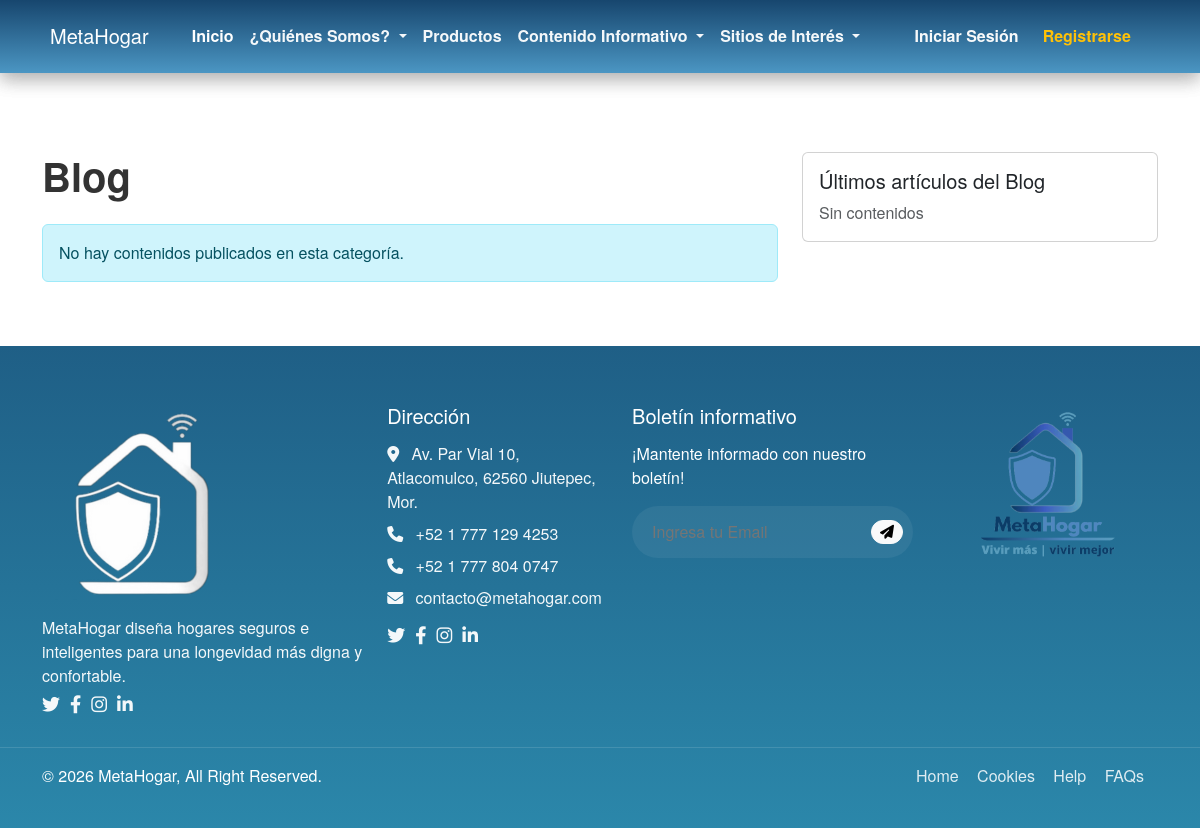
The app's page /public/blog.php, older data.
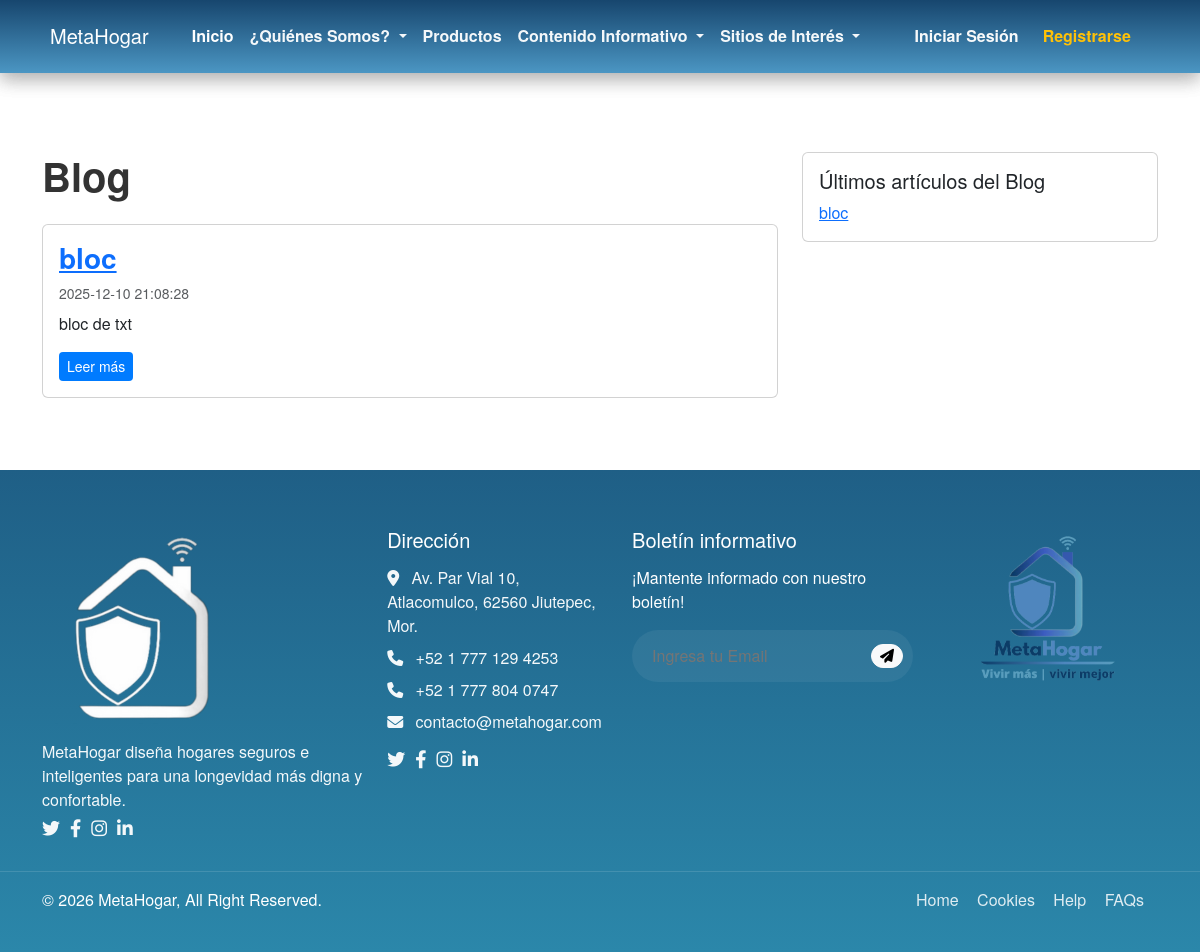
The same page, newer data.
### tables this page shows
CREATE TABLE `contenido` (
  `idContenido` int(11) NOT NULL,
  `Tipo` enum('NOTICIA','ARTICULO','BLOG','SITIO_INTERES') NOT NULL,
  `Titulo` varchar(200) NOT NULL,
  `Cuerpo` text NOT NULL,
  `AutorUsuario_id` int(11) DEFAULT NULL,
  `FechaPublicacion` datetime NOT NULL DEFAULT current_timestamp(),
  `Activo` tinyint(1) DEFAULT 1
);

### app/models/Contenido.php (called while the page is built, shortened)
<?php
class Contenido {
    public static function getAll($pdo) {
        $stmt = $pdo->query('SELECT idContenido, Tipo, Titulo, Cuerpo, FechaPublicacion, Activo FROM contenido ORDER BY FechaPublicacion DESC');
        return $stmt->fetchAll();
    }
}
?>

### public/blog.php (the view, shortened to what this page needs)
<?php
require_once __DIR__ . '/../app/config/db.php';
require_once __DIR__ . '/../app/models/Contenido.php';
require_once __DIR__ . '/partials/bs-navbar.php';
?>
<!doctype html>
<html lang="es">
<head>
    <link href="https://cdn.jsdelivr.net/npm/bootstrap@5.3.2/dist/css/bootstrap.min.css" rel="stylesheet">
    <link rel="stylesheet" href="assets/css/style.css">
    <link rel="stylesheet" href="assets/css/navbar.css">
    <link rel="stylesheet" href="assets/css/bs-navbar.css">
    <link rel="stylesheet" href="https://cdnjs.cloudflare.com/ajax/libs/font-awesome/6.4.0/css/all.min.css">
</head>
<body>
    <?php include __DIR__ . '/partials/bs-navbar.php'; ?>
<main class="container py-5 mt-4">
    <div class="row">
        <div class="col-lg-8">
            <?php
            $heading = 'Blog';
            ?>
            <h1 class="mb-4"><?= htmlspecialchars($heading) ?></h1>
            <?php
            $items = Contenido::getAll($pdo);
            $shown = 0;
            foreach ($items as $it):
                $itemTipo = isset($it['Tipo']) ? strtoupper($it['Tipo']) : '';
                if ($itemTipo !== 'BLOG') continue;
                $shown++;
            ?>
            <article class="card mb-4">
                <div class="card-body">
                    <h3 class="card-title"><a href="blog_post.php?id=<?= $it['idContenido'] ?>"><?= htmlspecialchars($it['Titulo']) ?></a></h3>
                    <div class="text-muted small mb-2"><?= htmlspecialchars($it['FechaPublicacion']) ?></div>
                    <p class="card-text">
                        <?php
                        $plain = strip_tags($it['Cuerpo'] ?? '');
                        if (mb_strlen($plain) > 320) {
                            echo htmlspecialchars(mb_substr($plain, 0, 320)) . '...';
                        } else {
                            echo htmlspecialchars($plain);
                        }
                        ?>
                    </p>
                    <a href="blog_post.php?id=<?= $it['idContenido'] ?>" class="btn btn-sm btn-primary">Leer más</a>
                </div>
            </article>
            <?php endforeach; ?>
            <?php if ($shown === 0): ?>
                <div class="alert alert-info">No hay contenidos publicados en esta categoría.</div>
            <?php endif; ?>
        </div>
        <aside class="col-lg-4">
            <div class="card mb-4">
                <div class="card-body">
                    <h5>Últimos artículos del Blog</h5>
                    <ul class="list-unstyled mb-0">
                        <?php
                        $count = 0;
                        foreach ($items as $it) {
                            $itemTipo = isset($it['Tipo']) ? strtoupper($it['Tipo']) : '';
                            if ($itemTipo !== 'BLOG') continue;
                            $count++;
                            echo '<li><a href="blog_post.php?id=' . $it['idContenido'] . '">' . htmlspecialchars($it['Titulo']) . '</a></li>';
                        }
                        if ($count === 0) echo '<li class="text-muted">Sin contenidos</li>';
                        ?>
                    </ul>
                </div>
            </div>
        </aside>
    </div>
</main>
<?php require_once __DIR__ . '/includes/footer.php'; ?>
</body>
</html>

Row changes from the older to the newer data that the page shows:
added contenido: Titulo "bloc", FechaPublicacion "2025-12-10 21:08:28", Cuerpo "bloc de txt"
Text that changed along with them:
text no longer shown: "No hay contenidos publicados en esta categoría. Sin contenidos"
